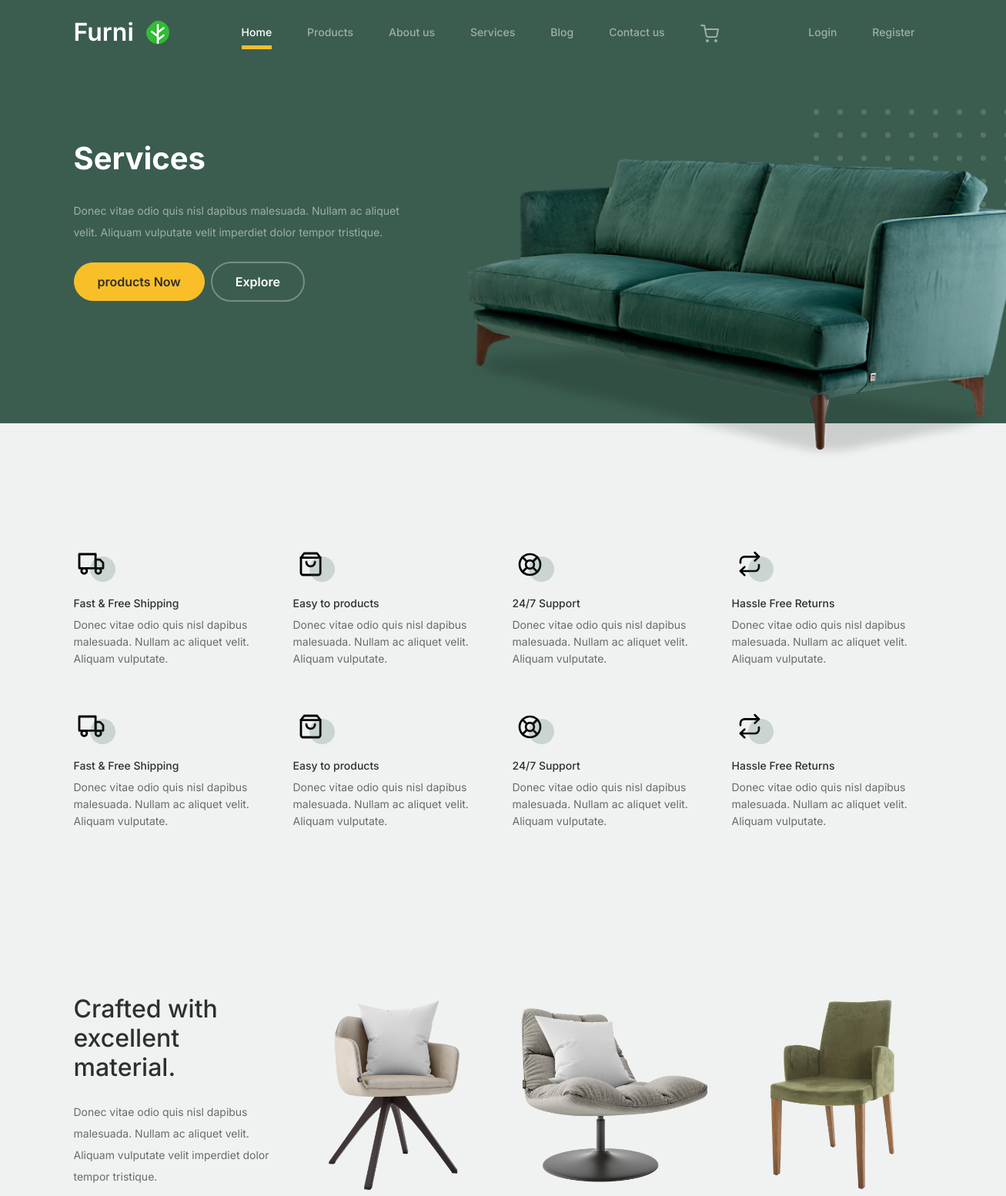
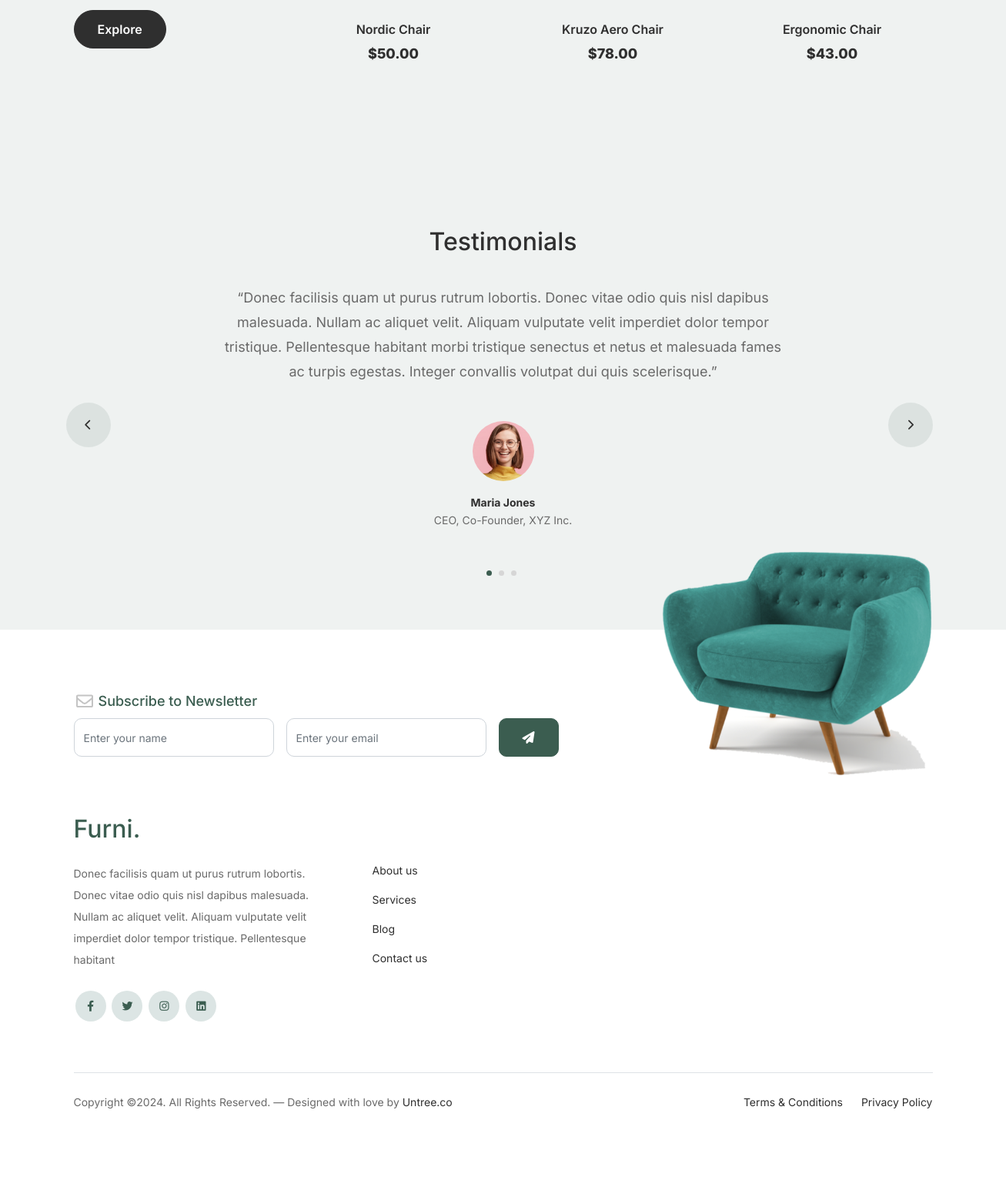
/services.php, run on the app's committed database (2 pictures, top to bottom).
### tables this page shows
CREATE TABLE `products` (
  `product_id` int(11) NOT NULL,
  `name` varchar(100) NOT NULL,
  `description` varchar(255) DEFAULT NULL,
  `price` decimal(10,2) NOT NULL,
  `image` varchar(255) DEFAULT NULL,
  `stock_quantity` int(11) NOT NULL DEFAULT 0,
  `created_at` timestamp NOT NULL DEFAULT current_timestamp(),
  `updated_at` timestamp NOT NULL DEFAULT current_timestamp() ON UPDATE current_timestamp()
);

CREATE TABLE `testimonials` (
  `id` int(11) NOT NULL,
  `quote` text DEFAULT NULL,
  `author` varchar(255) DEFAULT NULL,
  `position` varchar(255) DEFAULT NULL,
  `image_url` varchar(255) DEFAULT NULL
);

### services.php (the view, shortened to what this page needs)
<?php
include 'include\Header.php';
include 'db_connect.php';
?>
<div class="hero">
    <div class="container">
        <div class="row justify-content-between">
            <div class="col-lg-5">
                <div class="intro-excerpt">
                    <h1>Services</h1>
                    <p class="mb-4">Donec vitae odio quis nisl dapibus malesuada. Nullam ac aliquet velit. Aliquam
                        vulputate velit imperdiet dolor tempor tristique.</p>
                    <p><a href="" class="btn btn-secondary me-2">products Now</a><a href="#" class="btn btn-white-outline">Explore</a></p>
                </div>
            </div>
            <div class="col-lg-7">
                <div class="hero-img-wrap">
                    <img src="images/couch.png" class="img-fluid">
                </div>
            </div>
        </div>
    </div>
</div>
<div class="why-choose-section">
    <div class="container">
        <div class="row my-5">
            <div class="col-6 col-md-6 col-lg-3 mb-4">
                <div class="feature">
                    <div class="icon">
                        <img src="images/truck.svg" alt="Image" class="imf-fluid">
                    </div>
                    <h3>Fast &amp; Free Shipping</h3>
                    <p>Donec vitae odio quis nisl dapibus malesuada. Nullam ac aliquet velit. Aliquam vulputate.</p>
                </div>
            </div>
            <div class="col-6 col-md-6 col-lg-3 mb-4">
                <div class="feature">
                    <div class="icon">
                        <img src="images/bag.svg" alt="Image" class="imf-fluid">
                    </div>
                    <h3>Easy to products</h3>
                    <p>Donec vitae odio quis nisl dapibus malesuada. Nullam ac aliquet velit. Aliquam vulputate.</p>
                </div>
            </div>
            <div class="col-6 col-md-6 col-lg-3 mb-4">
                <div class="feature">
                    <div class="icon">
                        <img src="images/support.svg" alt="Image" class="imf-fluid">
                    </div>
                    <h3>24/7 Support</h3>
                    <p>Donec vitae odio quis nisl dapibus malesuada. Nullam ac aliquet velit. Aliquam vulputate.</p>
                </div>
            </div>
            <div class="col-6 col-md-6 col-lg-3 mb-4">
                <div class="feature">
                    <div class="icon">
                        <img src="images/return.svg" alt="Image" class="imf-fluid">
                    </div>
                    <h3>Hassle Free Returns</h3>
                    <p>Donec vitae odio quis nisl dapibus malesuada. Nullam ac aliquet velit. Aliquam vulputate.</p>
                </div>
            </div>
            <div class="col-6 col-md-6 col-lg-3 mb-4">
                <div class="feature">
                    <div class="icon">
                        <img src="images/truck.svg" alt="Image" class="imf-fluid">
                    </div>
                    <h3>Fast &amp; Free Shipping</h3>
                    <p>Donec vitae odio quis nisl dapibus malesuada. Nullam ac aliquet velit. Aliquam vulputate.</p>
                </div>
            </div>
            <div class="col-6 col-md-6 col-lg-3 mb-4">
                <div class="feature">
                    <div class="icon">
                        <img src="images/bag.svg" alt="Image" class="imf-fluid">
                    </div>
                    <h3>Easy to products</h3>
                    <p>Donec vitae odio quis nisl dapibus malesuada. Nullam ac aliquet velit. Aliquam vulputate.</p>
                </div>
            </div>
            <div class="col-6 col-md-6 col-lg-3 mb-4">
                <div class="feature">
                    <div class="icon">
                        <img src="images/support.svg" alt="Image" class="imf-fluid">
                    </div>
                    <h3>24/7 Support</h3>
                    <p>Donec vitae odio quis nisl dapibus malesuada. Nullam ac aliquet velit. Aliquam vulputate.</p>
                </div>
            </div>
            <div class="col-6 col-md-6 col-lg-3 mb-4">
                <div class="feature">
                    <div class="icon">
                        <img src="images/return.svg" alt="Image" class="imf-fluid">
                    </div>
                    <h3>Hassle Free Returns</h3>
                    <p>Donec vitae odio quis nisl dapibus malesuada. Nullam ac aliquet velit. Aliquam vulputate.</p>
                </div>
            </div>
        </div>
    </div>
</div>
<div class="product-section pt-0">
    <div class="container">
        <div class="row">
            <div class="col-md-12 col-lg-3 mb-5 mb-lg-0">
                <h2 class="mb-4 section-title">Crafted with excellent material.</h2>
                <p class="mb-4">Donec vitae odio quis nisl dapibus malesuada. Nullam ac aliquet velit. Aliquam vulputate
                    velit imperdiet dolor tempor tristique. </p>
                <p><a href="#" class="btn">Explore</a></p>
            </div>
            <?php
            $stmt = $db->query("SELECT * FROM products LIMIT 3");
            $products = $stmt->fetchAll(PDO::FETCH_ASSOC);
            foreach ($products as $product) {
                $image_url = $product['image'];
                $title = $product['name'];
                $price = $product['price'];
            ?>
                <div class="col-12 col-md-4 col-lg-3 mb-5 mb-md-0">
                    <a class="product-item" href="#">
                        <img src="images/<?php echo $image_url; ?>" class="img-fluid product-thumbnail">
                        <h3 class="product-title"><?php echo $title; ?></h3>
                        <strong class="product-price">$<?php echo $price; ?></strong>
                    </a>
                </div>
            <?php
            }
            ?>
        </div>
    </div>
</div>
<?php
include 'include/Testimonial.php';
?>
<?php include 'include\Footer.php'; ?>
</body>
</html>

### include/Header.php (shortened to what this page needs)
<!-- <?php
        $isRegistered = false;
        ?> -->
<!doctype html>
<html lang="en">
<head>
    <link href="css/nrmalize.css" rel="stylesheet">
    <link href="plugins/fontawesome/css/all.min.css" rel="stylesheet">
    <link href="css/bootstrap.min.css" rel="stylesheet">
    <link href="css/tiny-slider.css" rel="stylesheet">
    <link href="css/style.css" rel="stylesheet">
</head>
<body>
    <nav class="custom-navbar navbar navbar navbar-expand-md navbar-dark bg-dark" id="nav" arial-label="Furni navigation bar">
        <div class="container">
            <a class="navbar-brand" href="index.php">Furni </a>
            <a href="index.php"><img src="favicon.png" alt="icon images"></a>
            <div class="collapse navbar-collapse" id="navbarsFurni">
                <ul class="custom-navbar-nav navbar-nav ms-auto mb-2 mb-md-0">
                    <li class="nav-item active">
                        <a class="nav-link" href="index.php">Home</a>
                    </li>
                    <li><a class="nav-link" href="products.php">Products</a></li>
                    <li><a class="nav-link" href="about.php">About us</a></li>
                    <li><a class="nav-link" href="services.php">Services</a></li>
                    <li><a class="nav-link" href="blog.php">Blog</a></li>
                    <li><a class="nav-link" href="contact.php">Contact us</a></li>
                    <li><a class="nav-link" href="cart.php"><img src="images/cart.svg"></a></li>
                </ul>
                <ul class="custom-navbar-nav navbar-nav ms-auto mb-2 mb-md-0">
                    <?php
                    if ($isRegistered) {
                        echo '<li><a class="nav-link" href="profile.php"><img src="images/user.svg"></a></li>';
                        echo '<li><a class="nav-link" href="admin/logout.php"><i class="fas fa-sign-out-alt"></i></a></li>';
                    } else {
                        echo '<li><a class="nav-link" href="login.php">Login</a></li>';
                        echo '<li><a class="nav-link" href="register.php">Register</a></li>';
                    }
                    ?>
                </ul>
            </div>
        </div>
    </nav>

### include/Testimonial.php
<div class="testimonial-section">
    <div class="container">
        <div class="row">
            <div class="col-lg-7 mx-auto text-center">
                <h2 class="section-title">Testimonials</h2>
            </div>
        </div>
        <div class="row justify-content-center">
            <div class="col-lg-12">
                <div class="testimonial-slider-wrap text-center">
                    <div id="testimonial-nav">
                        <span class="prev" data-controls="prev"><span class="fa fa-chevron-left"></span></span>
                        <span class="next" data-controls="next"><span class="fa fa-chevron-right"></span></span>
                    </div>
                    <div class="testimonial-slider">
                        <?php
                        try {
                            $sql = "SELECT * FROM testimonials";
                            $stmt = $db->query($sql);
                            $testimonials = $stmt->fetchAll();
                            foreach ($testimonials as $testimonial) {
                                $quote = $testimonial['quote'];
                                $author = $testimonial['author'];
                                $position = $testimonial['position'];
                                $image_url = $testimonial['image_url'];
                        ?>
                                <div class="item">
                                    <div class="row justify-content-center">
                                        <div class="col-lg-8 mx-auto">
                                            <div class="testimonial-block text-center">
                                                <blockquote class="mb-5">
                                                    <p>&ldquo;<?php echo $quote; ?>&rdquo;</p>
                                                </blockquote>
                                                <div class="author-info">
                                                    <div class="author-pic">
                                                        <img src="images/<?php echo $image_url; ?>" alt="<?php echo $author; ?>" class="img-fluid">
                                                    </div>
                                                    <h3 class="font-weight-bold"><?php echo $author; ?></h3>
                                                    <span class="position d-block mb-3"><?php echo $position; ?></span>
                                                </div>
                                            </div>
                                        </div>
                                    </div>
                                </div>
                        <?php
                            }
                        } catch (PDOException $e) {
                            echo "Error: " . $e->getMessage();
                        }
                        ?>
                    </div>
                </div>
            </div>
        </div>
    </div>
</div>

### include/Footer.php (shortened to what this page needs)
<footer class="footer-section">
    <div class="container relative">
        <div class="row">
            <div class="col-lg-8">
                <div class="subscription-form">
                    <h3 class="d-flex align-items-center"><span class="me-1"><img src="images/envelope-outline.svg"
                                alt="Image" class="img-fluid"></span><span>Subscribe to Newsletter</span></h3>
                    <form action="#" class="row g-3">
                        <div class="col-auto">
                            <input type="text" class="form-control" placeholder="Enter your name">
                        </div>
                        <div class="col-auto">
                            <input type="email" class="form-control" placeholder="Enter your email">
                        </div>
                        <div class="col-auto">
                            <button class="btn btn-primary">
                                <span class="fa fa-paper-plane"></span>
                            </button>
                        </div>
                    </form>
                </div>
            </div>
        </div>
        <div class="row g-5 mb-5">
            <div class="col-lg-4">
                <div class="mb-4 footer-logo-wrap"><a href="#" class="footer-logo">Furni<span>.</span></a></div>
                <p class="mb-4">Donec facilisis quam ut purus rutrum lobortis. Donec vitae odio quis nisl dapibus
                    malesuada. Nullam ac aliquet velit. Aliquam vulputate velit imperdiet dolor tempor tristique.
                    Pellentesque habitant</p>
                <ul class="list-unstyled custom-social">
                    <li><a href="#"><span class="fa fa-brands fa-facebook-f"></span></a></li>
                    <li><a href="#"><span class="fa fa-brands fa-twitter"></span></a></li>
                    <li><a href="#"><span class="fa fa-brands fa-instagram"></span></a></li>
                    <li><a href="#"><span class="fa fa-brands fa-linkedin"></span></a></li>
                </ul>
            </div>
            <div class="col-lg-8">
                <div class="row links-wrap">
                    <div class="col-2 col-sm-2 col-md-2">
                        <ul class="list-unstyled">
                            <li><a href="about.php">About us</a></li>
                            <li><a href="services.php">Services</a></li>
                            <li><a href="blog.php">Blog</a></li>
                            <li><a href="contact.php">Contact us</a></li>
                        </ul>
                    </div>
                    <div class="col-10 col-sm-10 col-md-10">
                        <div class="sofa-img">
                            <img src="images/sofa.png" alt="Image" class="img-fluid">
                        </div>
                    </div>
                </div>
            </div>
        </div>
        <div class="border-top copyright">
            <div class="row pt-4">
                <div class="col-lg-6">
                    <p class="mb-2 text-center text-lg-start">Copyright &copy;. All Rights Reserved. &mdash; Designed with love by <a
                            href="https://untree.co">Untree.co</a>
                    </p>
                </div>
                <div class="col-lg-6 text-center text-lg-end">
                    <ul class="list-unstyled d-inline-flex ms-auto">
                        <li class="me-4"><a href="#">Terms &amp; Conditions</a></li>
                        <li><a href="#">Privacy Policy</a></li>
                    </ul>
                </div>
            </div>
        </div>
    </div>
</footer>

### css/nrmalize.css (style rules this page uses)
html { line-height: 1.15; -webkit-text-size-adjust: 100%; }
body { margin: 0; }
h1 { font-size: 2em; margin: 0.67em 0; }
a { background-color: transparent; }
b, strong { font-weight: bolder; }
img { border-style: none; }
button, input, optgroup, select, textarea { font-family: inherit; font-size: 100%; line-height: 1.15; margin: 0; }
button, input { overflow: visible; }
button, select { text-transform: none; }
button, [type="button"], [type="reset"], [type="submit"] { -webkit-appearance: button; }

### css/tiny-slider.css (style rules this page uses)
.tns-slider { -webkit-transition: all 0s; -moz-transition: all 0s; transition: all 0s }
.tns-slider>.tns-item { -webkit-box-sizing: border-box; -moz-box-sizing: border-box; box-sizing: border-box }
.tns-horizontal.tns-subpixel { white-space: nowrap }
.tns-horizontal.tns-subpixel>.tns-item { display: inline-block; vertical-align: top; white-space: normal }

### data on the page
products: image (picture), name "Nordic Chair", price "50.00"
products: image (picture), name "Kruzo Aero Chair", price "78.00"
products: image (picture), name "Ergonomic Chair", price "43.00"
testimonials: quote "Donec facilisis quam ut purus rutrum lobortis. Donec vitae odio quis nisl dapibus malesuada. Nullam ac aliquet velit. Aliquam vulputate velit imperdiet dolor tempor tristique. Pellentesque habitant morbi tristique senectus et netus et malesuada fames ac turpis egestas. Integer convallis volutpat dui quis scelerisque.", image_url (picture), author "Maria Jones", position "CEO, Co-Founder, XYZ Inc."
